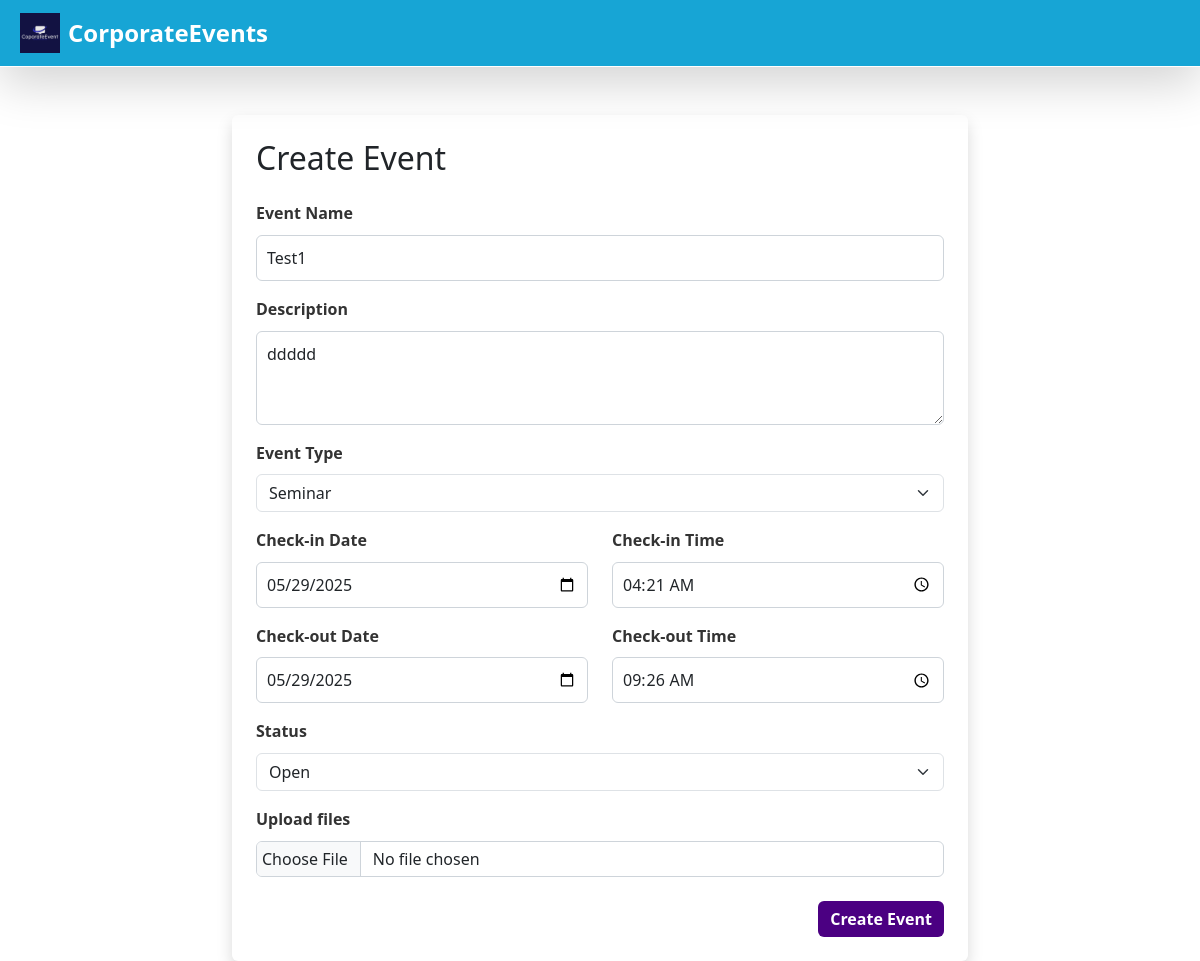
/edit_event/1 (signed in), run on an earlier commit of the app's database.
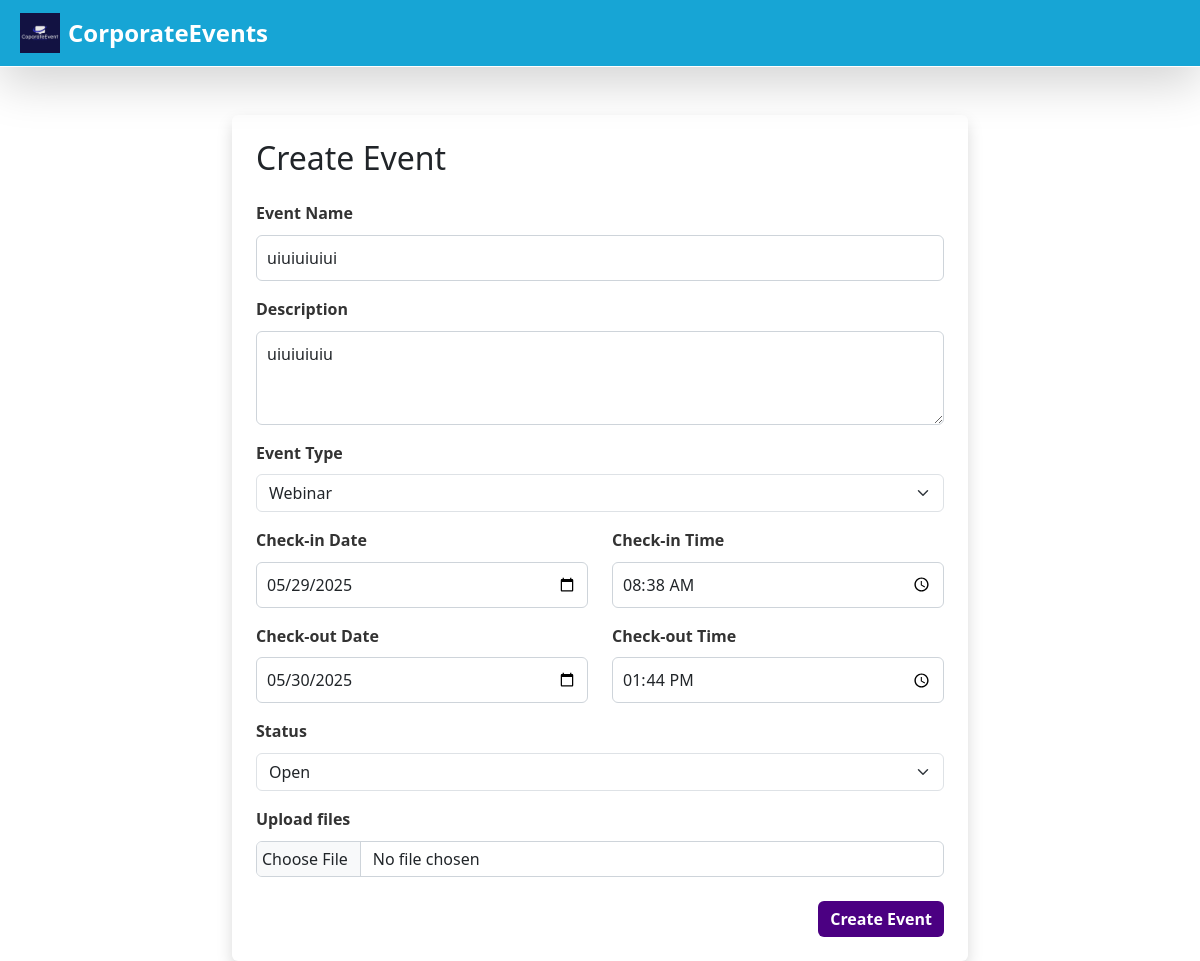
And on a later commit of the database.
### website/models.py (models this page shows, shortened)
class Event(db.Model):
    __tablename__ = 'events'
    id = db.Column(db.Integer, primary_key=True)
    event_name = db.Column(db.String(100), nullable=False)
    description = db.Column(db.Text, nullable=False)
    event_type = db.Column(db.String(100), nullable=False)
    checkin_date = db.Column(db.DateTime, nullable=False)
    checkout_date = db.Column(db.DateTime, nullable=False)
    checkin_time = db.Column(db.DateTime, nullable=False)
    checkout_time = db.Column(db.DateTime, nullable=False)
    status = db.Column(db.String(50), nullable=False)
    file_name = db.Column(db.String(999), nullable=True)
    bookings = db.relationship('Booking', backref='event', lazy=True)
    tickets = db.relationship('Ticket', backref='event', lazy=True)
    reviews = db.relationship('Review', backref='event', lazy=True)
    user_id = db.Column(db.Integer, db.ForeignKey('users.id'), nullable=False)
    owner = db.relationship('User', backref='events', lazy=True)

### website/views.py (the view, shortened to what this page needs)
@main_bp.route('/edit_event/<int:event_id>', methods=['GET', 'POST'])
@login_required
def edit_event(event_id):
    event = db.session.get(Event, event_id)
    if not event or event.user_id != current_user.id:
        return "Unauthorized", 403
    form = EventForm(obj=event)
    return render_template('createevent.html', form=form, event=event)

### website/__init__.py (called while the page is built)
def create_app():
    app = Flask(__name__)  # this is the name of the module/package that is calling this app
    app.debug = True
    app.secret_key = 'somesecretkey'
    app.config['SQLALCHEMY_DATABASE_URI'] = 'sqlite:///sqllite_database.db'
    app.config['UPLOAD_FOLDER'] = 'website/static/upload'
    db.init_app(app)
    bcrypt.init_app(app)
    Bootstrap5(app)
    login_manager = LoginManager()
    login_manager.login_view = 'auth.login'
    login_manager.init_app(app)
    from .models import User
    @login_manager.user_loader
    def load_user(user_id):
       return db.session.scalar(db.select(User).where(User.id==user_id))
    from . import views
    app.register_blueprint(views.main_bp)
    from . import auth
    app.register_blueprint(auth.auth_bp)
    return app

### website/templates/createevent.html (shortened to what this page needs)
<!doctype html>
<html lang="en">
<head>
  <link href="https://cdn.jsdelivr.net/npm/bootstrap@5.3.3/dist/css/bootstrap.min.css" rel="stylesheet">
  <link rel="stylesheet" href="{{ url_for('static', filename='style/style.css') }}">
</head>
<body>
  <header>
    <nav class="navbar navbar-expand-lg shadow-lg p-2 border-bottom border-white" style="background-color: #17a5d5;">
      <div class="container-fluid">
        <a class="navbar-brand text-white fw-bold d-flex align-items-center" href="{{ url_for('main.index') }}">
          <img src="{{ url_for('static', filename='img/logo.png') }}" alt="Logo" width="40" height="40" class="me-2">
          CorporateEvents
        </a>
      </div>
    </nav>
  </header>
  <main class="container mt-5">
    <div class="row justify-content-center">
      <div class="col-md-8">
        <div class="p-4 shadow rounded bg-white">
          <h2 class="mb-4">Create Event</h2>
          <form method="POST" enctype="multipart/form-data">
            <div class="mb-3">
              {{ form.event_name.label(class="form-label") }}
              {{ form.event_name(class="form-control", placeholder="Name of the event") }}
            </div>
            <div class="mb-3">
              {{ form.description.label(class="form-label") }}
              {{ form.description(class="form-control", rows=3) }}
            </div>
            <div class="mb-3">
              {{ form.event_type.label(class="form-label") }}
              {{ form.event_type(class="form-select") }}
            </div>
            <div class="row">
              <div class="col-md-6 mb-3">
                {{ form.checkin_date.label(class="form-label") }}
                {{ form.checkin_date(class="form-control") }}
              </div>
              <div class="col-md-6 mb-3">
                {{ form.checkin_time.label(class="form-label") }}
                {{ form.checkin_time(class="form-control") }}
              </div>
              <div class="col-md-6 mb-3">
                {{ form.checkout_date.label(class="form-label") }}
                {{ form.checkout_date(class="form-control") }}
              </div>
              <div class="col-md-6 mb-3">
                {{ form.checkout_time.label(class="form-label") }}
                {{ form.checkout_time(class="form-control") }}
              </div>
            </div>
            <div class="mb-3">
              {{ form.status.label(class="form-label") }}
              {{ form.status(class="form-select") }}
            </div>
            <div class="mb-3">
              {{ form.upload.label(class="form-label") }}
              {{ form.upload(class="form-control") }}
            </div>
            <div class="text-end mt-4">
              {{ form.submit(class="btn btn-primary") }}
            </div>
          </form>
        </div>
      </div>
    </div>
  </main>
</body>
</html>

What changed in the data, as far as the page shows it:
changed Event "Open": event_name "Test1" → "uiuiuiuiui"; description "ddddd" → "uiuiuiuiu"; event_type "Seminar" → "Webinar"; checkin_time "04:21" → "08:38"; checkout_date "05/29/2025" → "05/30/2025"; checkout_time "09:26" → "13:44"
